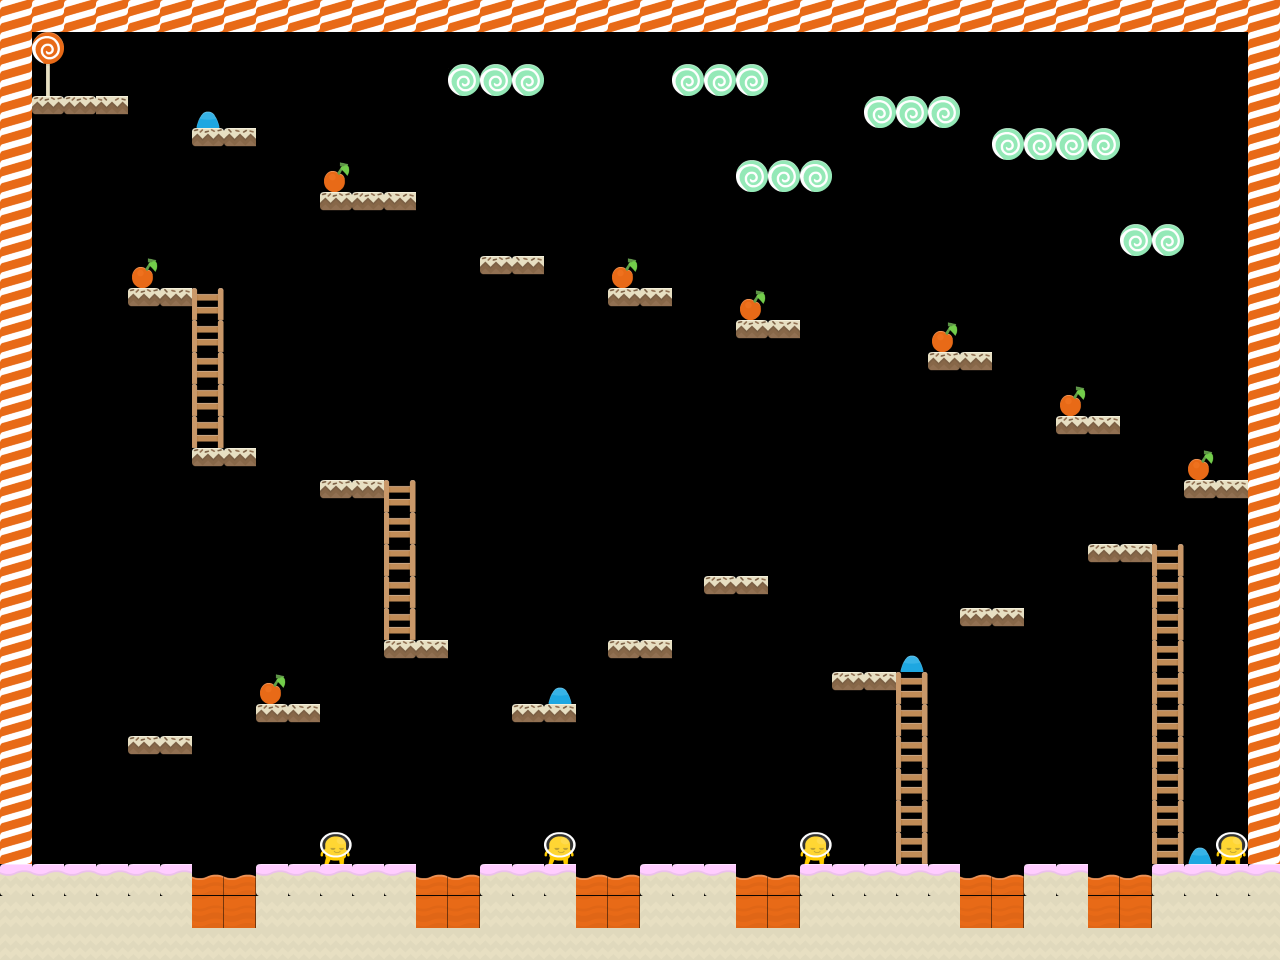

Below is a game level as drawn by its tile map, then a one-line description and the .tmx that defines it (tile-layer data replaced by summaries):
An orthogonal 40x30 tile map with 32x32 px tiles, 6 tile layers (Platform, Rewards, stalks, enemies, ...), 3 tilesets.

<map version="1.0" orientation="orthogonal" renderorder="right-down" width="40" height="30" tilewidth="32" tileheight="32">
 <tileset firstgid="1" name="everything" tilewidth="32" tileheight="32">
  <image source="everything.png" width="448" height="224" />
 </tileset>
 <tileset firstgid="99" name="tiles_spritesheet" tilewidth="32" tileheight="32" spacing="1">
  <image source="tiles_spritesheet.png" width="418" height="428" />
 </tileset>
 <tileset firstgid="255" name="alienYellow_stand" tilewidth="32" tileheight="32">
  <image source="alienYellow_stand.png" width="32" height="32" />
 </tileset>
 <layer name="Platform" width="40" height="30">
  <data>[1200 cells, 234 non-empty, 8 distinct tile ids]</data>
 </layer>
 <layer name="Rewards" width="40" height="30">
  <data>[1200 cells, 8 non-empty, 1 distinct tile ids]</data>
 </layer>
 <layer name="stalks" width="40" height="30">
  <data>[1200 cells, 26 non-empty, 1 distinct tile ids]</data>
 </layer>
 <layer name="enemies" width="40" height="30">
  <data>[1200 cells, 4 non-empty, 1 distinct tile ids]</data>
 </layer>
 <layer name="obstacles" width="40" height="30">
  <data>[1200 cells, 28 non-empty, 3 distinct tile ids]</data>
 </layer>
 <layer name="Clouds" width="40" height="30">
  <data>[1200 cells, 18 non-empty, 1 distinct tile ids]</data>
 </layer>
</map>